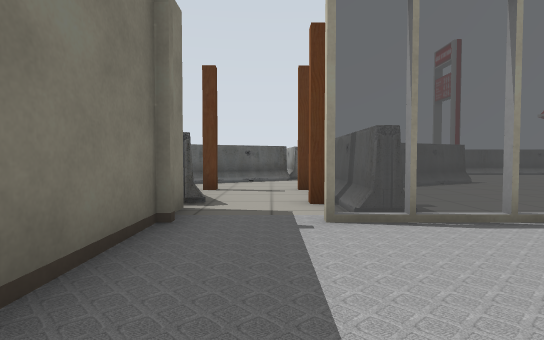
view 1 (above)

16 first-person views from a walk through a world built for the Gazebo simulator. The camera is 0.72 m above the floor, tilts 2° down and sees 80° across. Floor lines are 1 m apart. The floor is counted in squares, 1 m on a side. Each view is taken from the middle of a square. On the plan, view 1 faces up. The plan holds only what a view shows up to about 10 squares ahead; the rest is blank. The place goes on beyond the plan. Robots are left out.

view 2
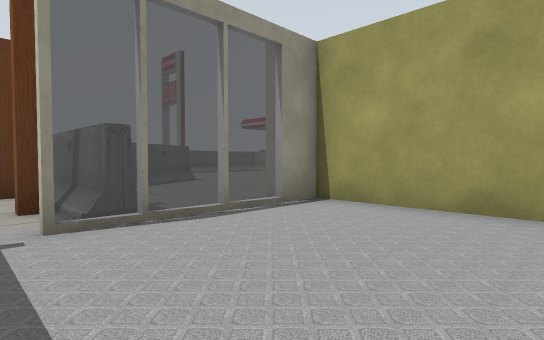

view 3
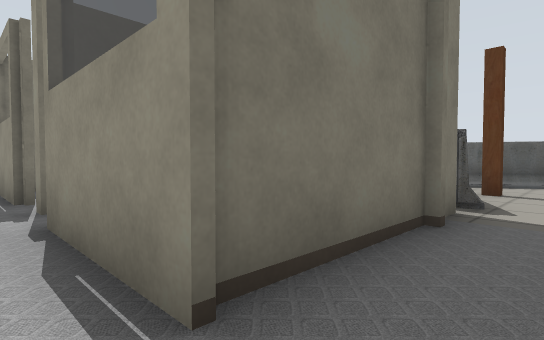

view 4
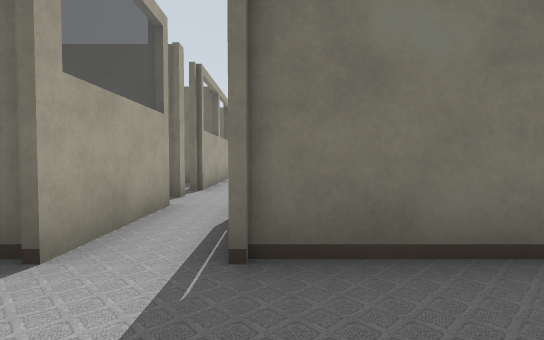

view 5
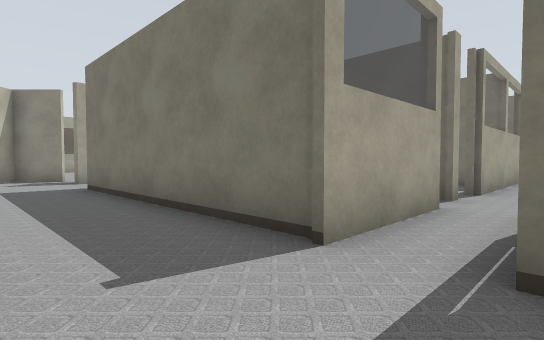

view 6
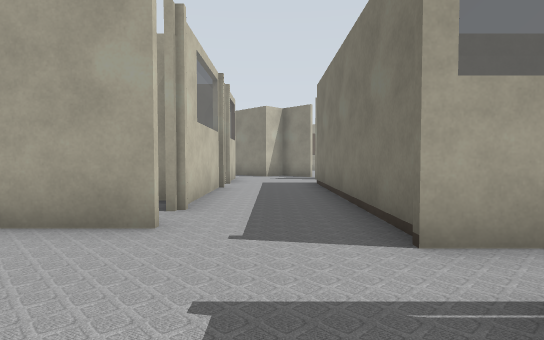

view 7
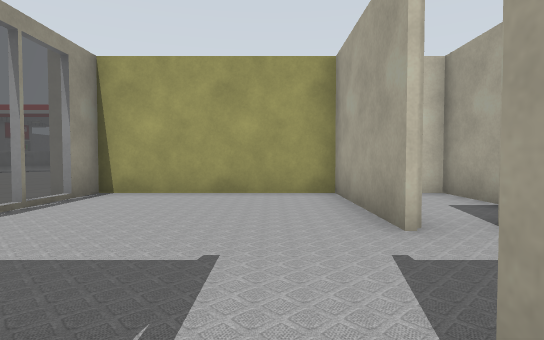

view 8
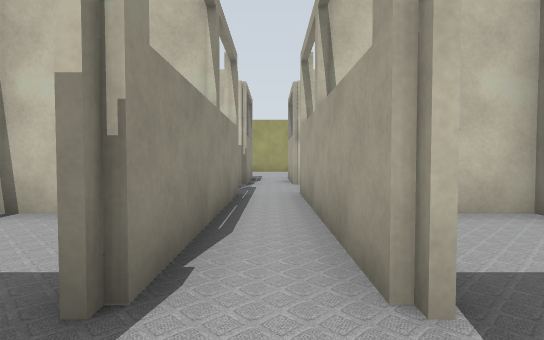

view 9
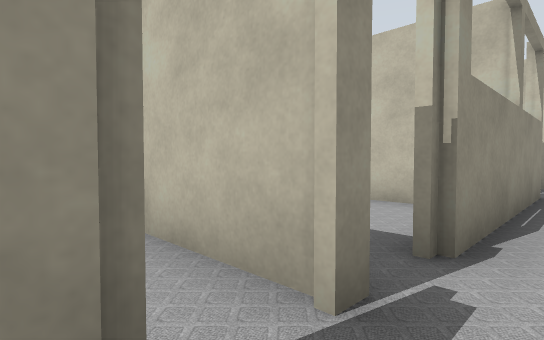

view 10
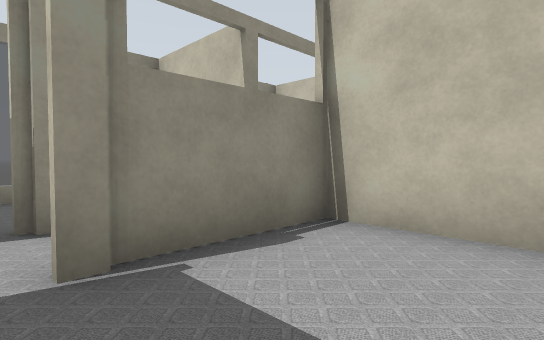

view 11
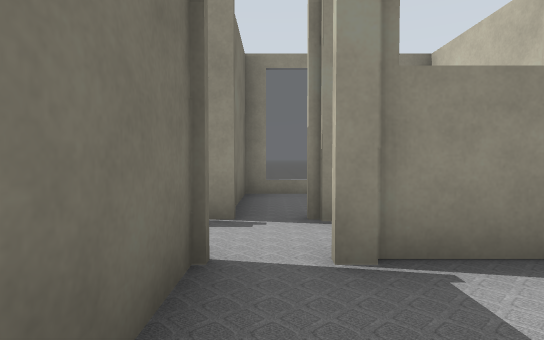

view 12
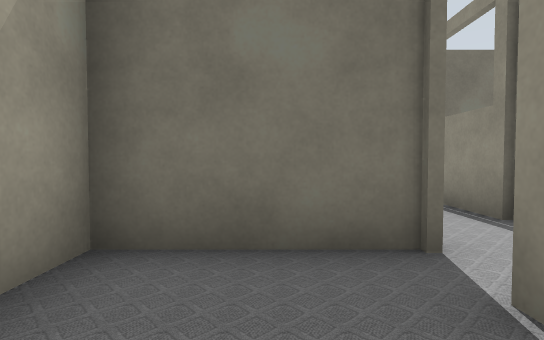

view 13
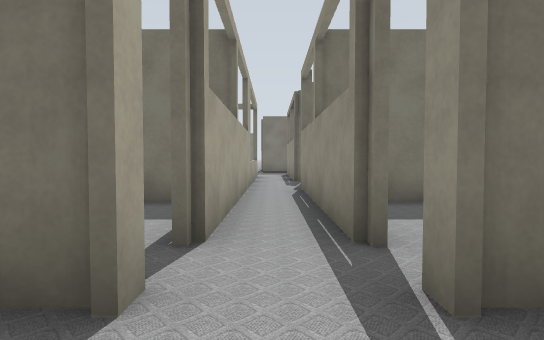

view 14
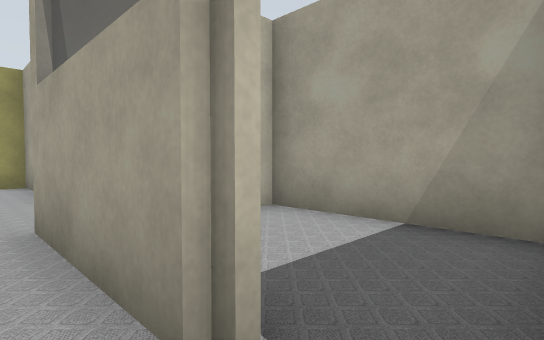

view 15
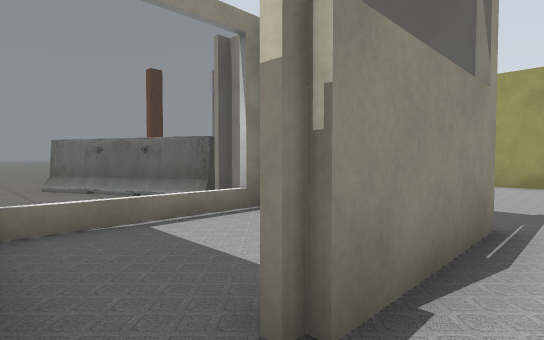

view 16
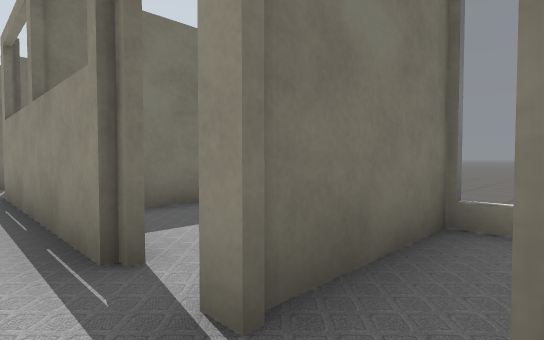

### Floor plan
Key: @ floor where view 1 was taken; # wall or solid block; x gap in a wall; . floor; = window, fence, low wall or low ledge; B barrier.
Columns run from 21 left of view 1 to 8 right of it. Each row starts with its distance up from view 1.
 12                  ..
 11                  ..
 10                  ..BB.    BB..
  9                ... B... BBB...
  8                ...B...B B.....
  7                ...BB..B ......
  6                ....B..B .....
  5                    BB.B ....
  4         === #   #==##.===##
  3     #   #...#   #   #.....#
  2     #   #...#   #.. #.....#
  1 x x######.#######x==#.....#
  0 .....................@....#
 -1 ==#######.#######x=##..####
 -2     #   #...#   #.. #.... #
 -3         #...#   #####.#...#
 -4         ##  #      ##.#####
 -5                     #.=
 -6                     #.#
 -7                     #.##
 -8                     ..=
 -9                    ...
-10                    #..

Where each view was taken, in squares from view 1:
view 1: 0 up, 0 right, facing up
view 2: 0 up, 0 right, facing up-right
view 3: 0 up, 0 right, facing up-left
view 4: 1 up, 1 right, facing left
view 5: 1 up, 1 right, facing down-left
view 6: 2 up, 0 right, facing down
view 7: 0 up, 2 left, facing right
view 8: 0 up, 13 left, facing right
view 9: 0 up, 14 left, facing up-right
view 10: 3 down, 12 left, facing up-right
view 11: 3 down, 12 left, facing up
view 12: 2 down, 10 left, facing left
view 13: 0 up, 11 left, facing left
view 14: 0 up, 5 left, facing down-right
view 15: 0 up, 5 left, facing up-right
view 16: 0 up, 4 left, facing up-left
